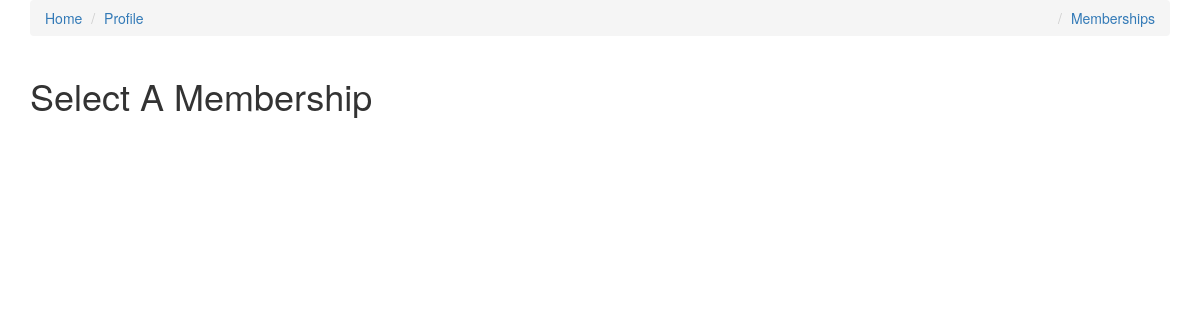
Page /membership/ (signed in) on the earlier database version.
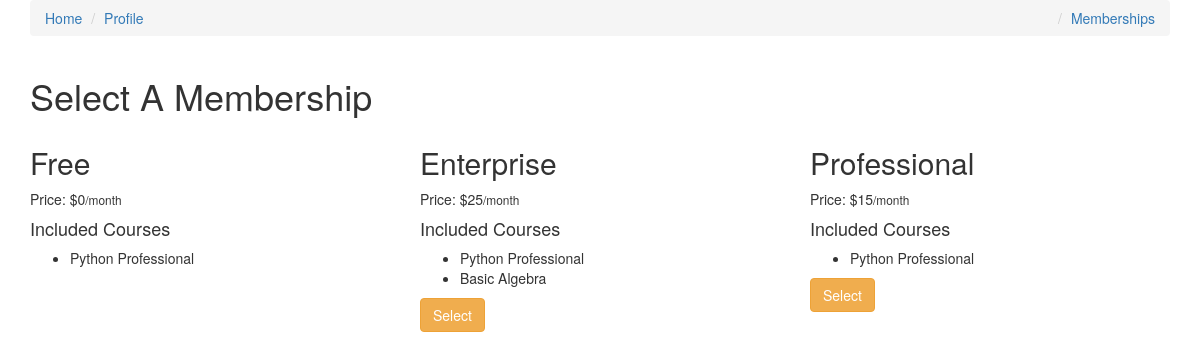
Same page on the later database version.
### accounts/models.py (models this page shows)
class Membership(models.Model):
    slug = models.SlugField()
    membership_type = models.CharField(
        choices=MEMBERSHIP_CHOICES,
        max_length=30,
        default='Free')
    price = models.IntegerField(default=50)
    stripe_plan_id = models.CharField(max_length=40)
    def __str__(self):
        return self.membership_type

### courses/models.py (models this page shows, shortened)
class Course(models.Model):
    slug = models.SlugField()
    title = models.CharField(max_length=120)
    description = models.TextField()
    allowed_membership = models.ManyToManyField(Membership)

### accounts/views.py (the view, shortened to what this page needs)
class MembershipSelectView(ListView):
    model = Membership
    def get_context_data(self, **kwargs):
        context = super().get_context_data(**kwargs)
        current_membership = get_user_membership(self.request)
        context['current_membership'] = str(current_membership.membership)
        return context

### accounts/views.py (called while the page is built)
def get_user_membership(request):
    user_membership_qs = UserMembership.objects.filter(user=request.user)
    if user_membership_qs.exists():
        return user_membership_qs.first()
    else:
        return None

### accounts/templates/accounts/membership_list.html (shortened to what this page needs)
{% extends 'base.html' %}
{% block content %}
    <div class="container">
        <h1>Select A Membership</h1>
        <div class="row">
            {% for obj in object_list %}
                <div class="col-sm-4 col-md-4">
                    <h2>{{ obj.membership_type }}</h2>
                    <p>Price: ${{ obj.price }}<small>/month</small></p>
                    <h4>Included Courses</h4>
                    <ul>
                        {% for couese in obj.course_set.all %}
                            <li>{{ couese.title }}</li>
                        {% endfor %}
                    </ul>
                    {% if obj.membership_type != 'Free' %}
                    <form action="." method="post">
                        {% if obj.membership_type != current_membership %}
                            <button class="btn btn-warning">Select</button>
                        {% else %}
                            <small>This is your current membership</small>
                        {% endif %}
                    </form>
                    {% endif %}
                </div>
            {% endfor %}
        </div>
    </div>
{% endblock %}

### templates/base.html (shortened to what this page needs)
<!DOCTYPE html>
<html lang="en">
<head>
    <link rel="stylesheet" href="https://maxcdn.bootstrapcdn.com/bootstrap/3.3.7/css/bootstrap.min.css"
>
</head>
<body>
    <div class="container">
        <ol class="breadcrumb">
            <li><a href="/">Home</a></li>
            <li><a href="#">Profile</a></li>
            {% if not request.user.is_authenticated %}
                <li class="pull-right"><a href="#">Register</a></li>
                <li class="pull-right"><a href="#">Login</a></li>
            {% else %}
                <li class="pull-right"><a href="#">Memberships</a></li>
            {% endif %}
        </ol>
    </div>
    {% block content %}
    {% endblock %}
</body>
</html>

Differences in the rows shown:
added Membership: membership_type "Free", price "0"
added Course: title "Python Professional"
added Membership: membership_type "Enterprise", price "25", shows "Select"
added Course: title "Basic Algebra", shown under "Enterprise"
added Membership: membership_type "Professional", price "15", shows "Select"
